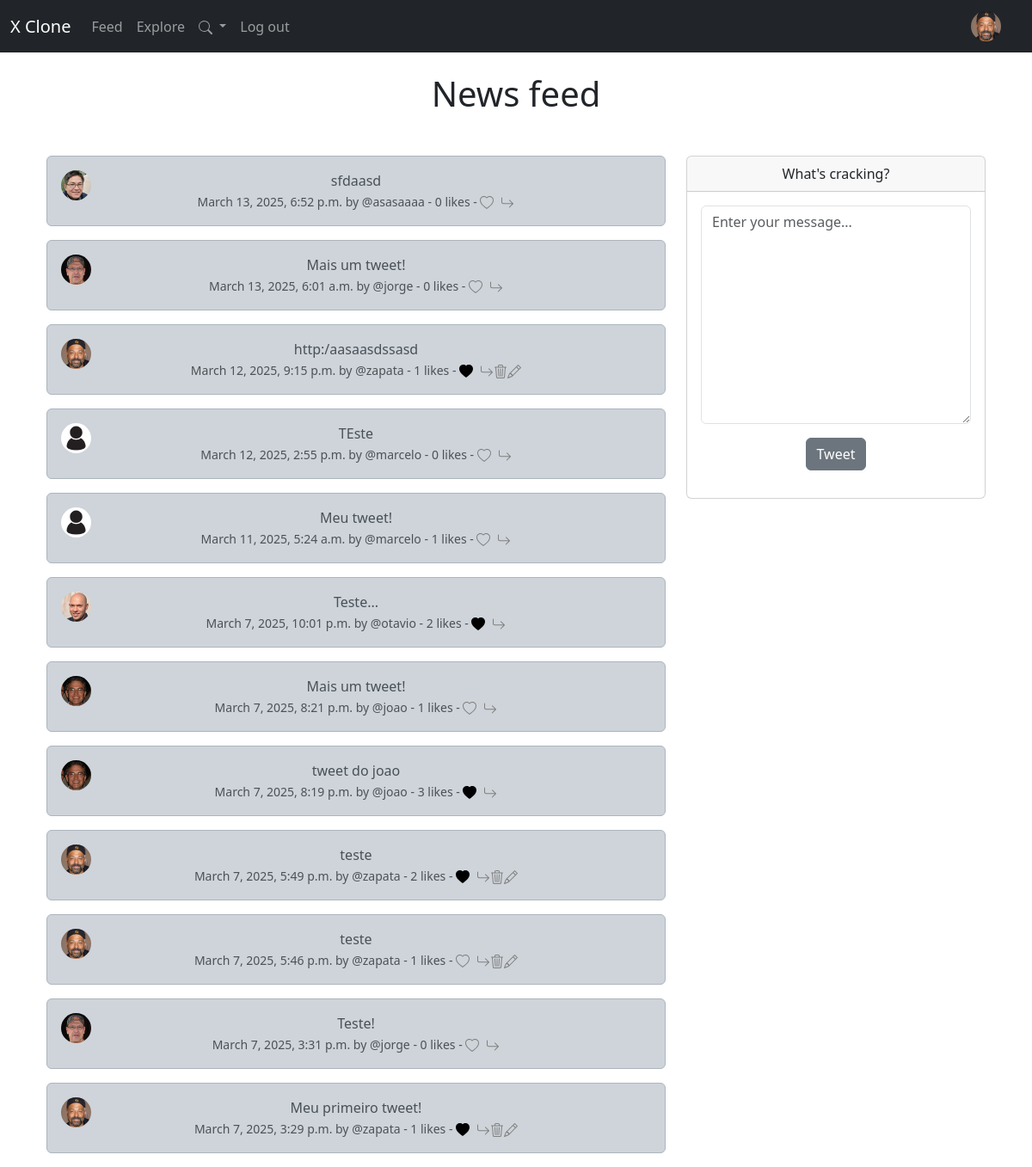
Page / (signed in) on the committed database.
### x/models.py (models this page shows, shortened)
class CustomUser(AbstractUser):
    follows = models.ManyToManyField("self",
                                     related_name="followed_by",
                                     symmetrical=False,
                                     blank=True)
    profile_image = models.ImageField(null=True, blank=True, upload_to='images/')
    profile_bio = models.CharField(null=True, blank=True, max_length=500)
    homepage_link = models.CharField(null=True, blank=True, max_length=150)
    facebook_link = models.CharField(null=True, blank=True, max_length=150)
    instagram_link = models.CharField(null=True, blank=True, max_length=150)
    linkedin_link = models.CharField(null=True, blank=True, max_length=150)
    def __str__(self):
        return self.username

class Tweet(models.Model):
    user = models.ForeignKey(
        CustomUser,
        related_name="tweets",
        on_delete=models.DO_NOTHING
    )
    body = models.CharField(max_length=200)
    created_at = models.DateTimeField(auto_now=True)
    likes = models.ManyToManyField(CustomUser, related_name='tweet_like', blank=True)
    def number_of_likes(self):
        return self.likes.count()

### x/views.py (the view, shortened to what this page needs)
# urls.py: path("", views.home, name="home"),
def home(request):
    if request.user.is_authenticated:
        form = TweetForm(request.POST or None)
        tweets = Tweet.objects.all().order_by("-created_at")
        return render(request, 'home.html', {'tweets': tweets, "form": form})
    else:
        tweets = Tweet.objects.all().order_by("-created_at")
        return render(request, 'home.html', {'tweets': tweets})

### x/forms.py
class TweetForm(forms.ModelForm):
    body = forms.CharField(required=True, widget=forms.widgets.Textarea(
        attrs={
            "placeholder" : "Enter your message...",
            "class":"form-control",
            }
        ),
        label="",
    )
    class Meta:
        model = Tweet
        exclude = ("user", "likes")

### x/templates/home.html (shortened to what this page needs)
{% extends 'base.html' %}
{% load static %}
{% block content %}
<div class="container text-center">
    <h1 class="mb-5">News feed</h1>
    <div class="row">
    <div class="col-8">
        {% if tweets %}
        {% for tweet in tweets %}
        <div class="alert alert-dark" role="alert">
            <div class="row">
                <div class="col-1">
                    {% if tweet.user.profile_image %}
                    <a href="{% url 'profile' tweet.user.id %}"><img src="{{ tweet.user.profile_image.url}}" class="img-fluid rounded-circle" width=200 height=200 alt="Profile image..."></a>
                    {% else %}
                    <a href="{% url 'profile' tweet.user.id %}"><img src="{% static '/images/default_profile.jpg' %}" class="img-fluid rounded-circle" alt="Profile image..."></a>
                    {% endif %}
                </div>
                <div class="col-10">
                    <div class="container">
                        {{ tweet.body }}
                        <br><small class="text-muted">
                            {{ tweet.created_at }} by @{{ tweet.user }} - {{ tweet.number_of_likes }} likes -
                    </div>
                </div>
            </div>
        </div>
        {% endfor %}
        {% endif %}
    </div>
    <div class="col-4 ">
        {% if user.is_authenticated %}
        <div class="card">
            <div class="card-header">
              What's cracking?
            </div>
            <div class="card-body">
                {% if form %}
                <form method=POST>
                    <div class="mb-3">
                        {{form.as_p}}
                    <button type="submit" class="btn btn-secondary">Tweet</button>
                  </form>
                  {% endif %}
                  {% endif %}
            </div>
        </div>
    </div>
</div>
{% endblock %}

### x/templates/navbar.html (shortened to what this page needs)
{% load static %}
<nav class="navbar navbar-expand-lg bg-dark navbar-dark">
    <div class="container-fluid">
      <a class="navbar-brand" href="#">X Clone</a>
      <div class="collapse navbar-collapse" id="navbarNav">
        <ul class="navbar-nav">
          <li class="nav-item">
            <a class="nav-link" aria-current="page" href="{% url 'home' %}">Feed</a>
          </li>
          <li class="nav-item">
            <a class="nav-link" href="{% url 'profile_list' %}">Explore</a>
          </li>
          {% if user.is_authenticated%}
          <li class="nav-item dropdown">
            <a class="nav-link dropdown-toggle" href="#" id="navbarDropdown" role="button" data-bs-toggle="dropdown" aria-expanded="false">
              <svg xmlns="http://www.w3.org/2000/svg" width="16" height="16" fill="currentColor" class="bi bi-search" viewBox="0 0 16 16">
                <path d="M11.742 10.344a6.5 6.5 0 1 0-1.397 1.398h-.001q.044.06.098.115l3.85 3.85a1 1 0 0 0 1.415-1.414l-3.85-3.85a1 1 0 0 0-.115-.1zM12 6.5a5.5 5.5 0 1 1-11 0 5.5 5.5 0 0 1 11 0"/>
              </svg>
            </a>
          <li class="nav-item">
            <a class="nav-link" href="{% url 'logout' %}">Log out</a>
          </li>
          {% endif %}
        </ul>
        {% if user.is_authenticated %}
          <ul class="navbar-nav ms-auto">
            <li class="nav-link navbar-brand">
              {% if user.profile_image %}
             <a href="{% url 'profile' request.user.id %}"> <img src="{{user.profile_image.url}}" class="rounded-circle" width="35"></a>
              {% else %}
              <a href="{% url 'profile' request.user.id %}"><img src="{% static '/images/default_profile.jpg' %}" class="rounded-circle" width="35"></a>
              {% endif %}
            </li>
          </ul>
        {% endif %}
      </div>
    </div>
  </nav>

### rows in the picture
CustomUser: profile_image (picture)
Tweet: user.profile_image (picture), body "sfdaasd", created_at "March 13, 2025, 6:52 p.m.", user "asasaaaa", number_of_likes "0"
Tweet: user.profile_image (picture), body "Mais um tweet!", created_at "March 13, 2025, 6:01 a.m.", user "jorge", number_of_likes "0"
Tweet: user.profile_image (picture), body "http:/aasaasdssasd", created_at "March 12, 2025, 9:15 p.m.", user "zapata", number_of_likes "1"
Tweet: body "TEste", created_at "March 12, 2025, 2:55 p.m.", user "marcelo", number_of_likes "0"
Tweet: body "Meu tweet!", created_at "March 11, 2025, 5:24 a.m.", user "marcelo", number_of_likes "1"
Tweet: user.profile_image (picture), body "Teste...", created_at "March 7, 2025, 10:01 p.m.", user "otavio", number_of_likes "2"
Tweet: user.profile_image (picture), body "Mais um tweet!", created_at "March 7, 2025, 8:21 p.m.", user "joao", number_of_likes "1"
Tweet: user.profile_image (picture), body "tweet do joao", created_at "March 7, 2025, 8:19 p.m.", user "joao", number_of_likes "3"
Tweet: user.profile_image (picture), body "teste", created_at "March 7, 2025, 5:49 p.m.", user "zapata", number_of_likes "2"
Tweet: user.profile_image (picture), body "teste", created_at "March 7, 2025, 5:46 p.m.", user "zapata", number_of_likes "1"
Tweet: user.profile_image (picture), body "Teste!", created_at "March 7, 2025, 3:31 p.m.", user "jorge", number_of_likes "0"
Tweet: user.profile_image (picture), body "Meu primeiro tweet!", created_at "March 7, 2025, 3:29 p.m.", user "zapata", number_of_likes "1"
